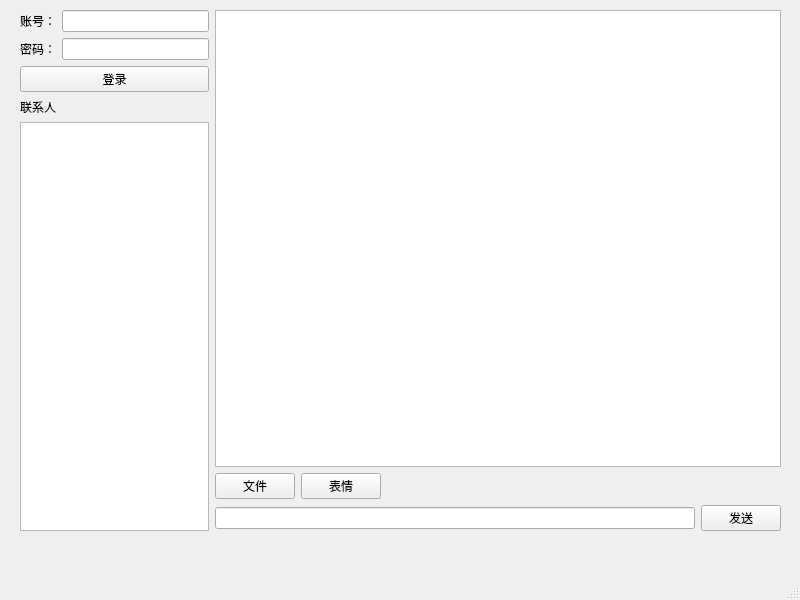
<?xml version="1.0" encoding="UTF-8"?>
<ui version="4.0">
 <class>MainWindow</class>
 <widget class="QMainWindow" name="MainWindow">
  <property name="geometry">
   <rect>
    <x>0</x>
    <y>0</y>
    <width>800</width>
    <height>600</height>
   </rect>
  </property>
  <property name="windowTitle">
   <string>MainWindow</string>
  </property>
  <widget class="QWidget" name="centralwidget">
   <widget class="QLabel" name="label_4">
    <property name="geometry">
     <rect>
      <x>370</x>
      <y>30</y>
      <width>54</width>
      <height>16</height>
     </rect>
    </property>
    <property name="text">
     <string/>
    </property>
   </widget>
   <widget class="QWidget" name="">
    <property name="geometry">
     <rect>
      <x>20</x>
      <y>10</y>
      <width>761</width>
      <height>521</height>
     </rect>
    </property>
    <layout class="QHBoxLayout" name="horizontalLayout_5" stretch="1,3">
     <item>
      <layout class="QVBoxLayout" name="verticalLayout_4">
       <item>
        <layout class="QVBoxLayout" name="verticalLayout">
         <item>
          <layout class="QHBoxLayout" name="horizontalLayout">
           <item>
            <widget class="QLabel" name="label">
             <property name="text">
              <string>账号：</string>
             </property>
            </widget>
           </item>
           <item>
            <widget class="QLineEdit" name="lineEdit_account"/>
           </item>
          </layout>
         </item>
         <item>
          <layout class="QHBoxLayout" name="horizontalLayout_2">
           <item>
            <widget class="QLabel" name="label_2">
             <property name="text">
              <string>密码：</string>
             </property>
            </widget>
           </item>
           <item>
            <widget class="QLineEdit" name="lineEdit_password"/>
           </item>
          </layout>
         </item>
         <item>
          <widget class="QPushButton" name="pushButton_login">
           <property name="text">
            <string>登录</string>
           </property>
          </widget>
         </item>
        </layout>
       </item>
       <item>
        <layout class="QVBoxLayout" name="verticalLayout_2">
         <item>
          <widget class="QLabel" name="label_3">
           <property name="text">
            <string>联系人</string>
           </property>
          </widget>
         </item>
         <item>
          <widget class="QListWidget" name="listWidget"/>
         </item>
        </layout>
       </item>
      </layout>
     </item>
     <item>
      <layout class="QVBoxLayout" name="verticalLayout_3">
       <item>
        <widget class="QListWidget" name="listWidget_2"/>
       </item>
       <item>
        <layout class="QHBoxLayout" name="horizontalLayout_4">
         <item>
          <widget class="QPushButton" name="pushButton_3">
           <property name="text">
            <string>文件</string>
           </property>
          </widget>
         </item>
         <item>
          <widget class="QPushButton" name="pushButton_4">
           <property name="text">
            <string>表情</string>
           </property>
          </widget>
         </item>
         <item>
          <spacer name="horizontalSpacer">
           <property name="orientation">
            <enum>Qt::Orientation::Horizontal</enum>
           </property>
           <property name="sizeHint" stdset="0">
            <size>
             <width>40</width>
             <height>20</height>
            </size>
           </property>
          </spacer>
         </item>
        </layout>
       </item>
       <item>
        <layout class="QHBoxLayout" name="horizontalLayout_3">
         <item>
          <widget class="QLineEdit" name="lineEdit_3">
           <property name="text">
            <string/>
           </property>
          </widget>
         </item>
         <item>
          <widget class="QPushButton" name="pushButton_sent">
           <property name="text">
            <string>发送</string>
           </property>
          </widget>
         </item>
        </layout>
       </item>
      </layout>
     </item>
    </layout>
   </widget>
  </widget>
  <widget class="QMenuBar" name="menubar">
   <property name="geometry">
    <rect>
     <x>0</x>
     <y>0</y>
     <width>800</width>
     <height>21</height>
    </rect>
   </property>
  </widget>
  <widget class="QStatusBar" name="statusbar"/>
 </widget>
 <resources/>
 <connections/>
</ui>
